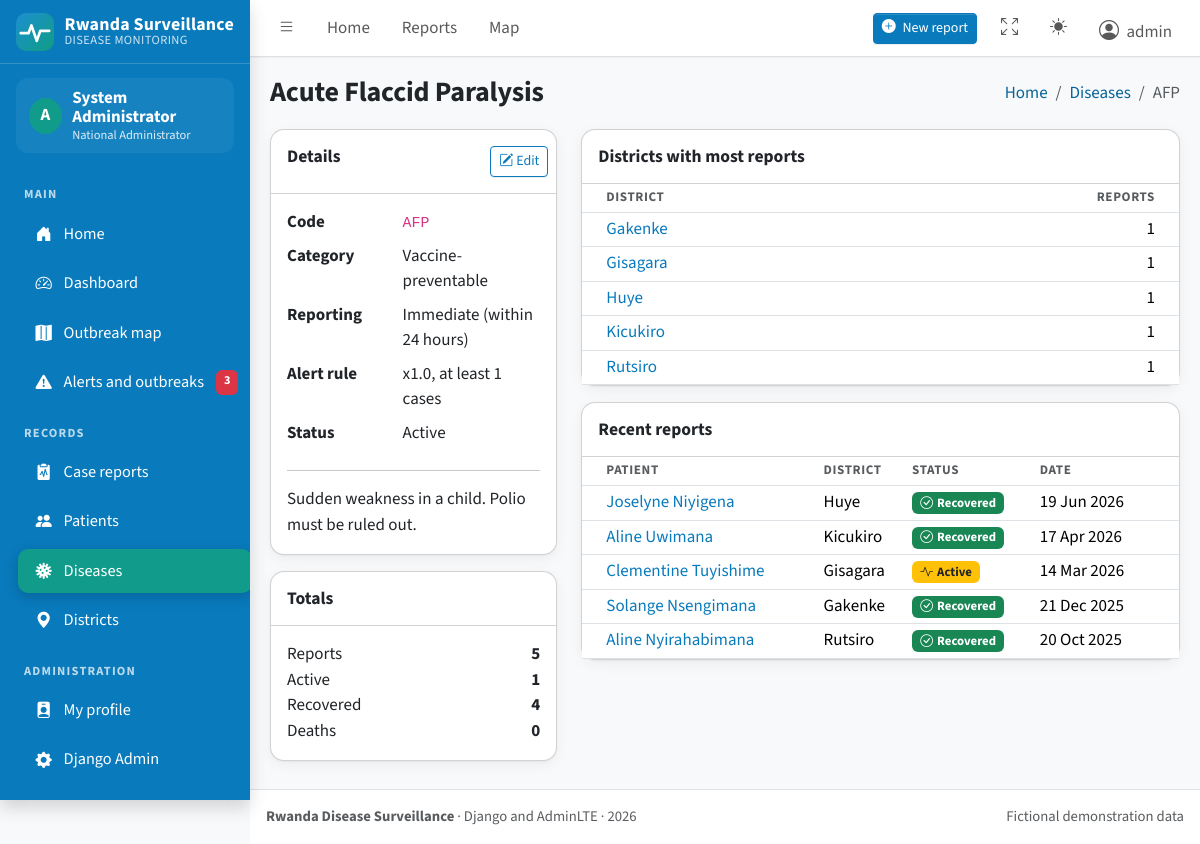
Page /diseases/11/ (signed in) on the committed database.
### surveillance/models.py (models this page shows, shortened)
class Disease(models.Model):
    class Category(models.TextChoices):
        VECTOR = "vector", "Vector-borne"
        ZOONOTIC = "zoonotic", "Zoonotic"
        RESPIRATORY = "respiratory", "Respiratory"
        WATER_FOOD = "water_food", "Water and food-borne"
        VACCINE = "vaccine", "Vaccine-preventable"
        HAEMORRHAGIC = "haemorrhagic", "Viral haemorrhagic"
        INJURY = "injury", "Injury and envenomation"
        OTHER = "other", "Other"
    class Reporting(models.TextChoices):
        IMMEDIATE = "immediate", "Immediate (within 24 hours)"
        WEEKLY = "weekly", "Weekly"
    name = models.CharField(max_length=100, unique=True)
    code = models.CharField(max_length=10, unique=True)
    category = models.CharField(max_length=20, choices=Category.choices, default=Category.OTHER)
    reporting = models.CharField(max_length=10, choices=Reporting.choices, default=Reporting.WEEKLY)
    description = models.TextField(blank=True)
    alert_multiplier = models.DecimalField(
        max_digits=4, decimal_places=1, default=2.0,
        help_text="An alert is raised when this week's cases reach this many times the usual weekly level.",
    )
    min_cases_for_alert = models.PositiveSmallIntegerField(
        default=5, help_text="Never raise an alert for fewer cases than this in one week."
    )
    is_active = models.BooleanField(default=True)
    class Meta:
        ordering = ["name"]

class CaseReport(models.Model):
    class CaseType(models.TextChoices):
        SUSPECTED = "suspected", "Suspected"
        CONFIRMED = "confirmed", "Confirmed"
    class Status(models.TextChoices):
        ACTIVE = "active", "Active"
        RECOVERED = "recovered", "Recovered"
        DECEASED = "deceased", "Deceased"
    patient = models.ForeignKey(Patient, on_delete=models.PROTECT, related_name="cases")
    disease = models.ForeignKey(Disease, on_delete=models.PROTECT, related_name="cases")
    district = models.ForeignKey("locations.District", on_delete=models.PROTECT, related_name="cases")
    case_type = models.CharField(max_length=10, choices=CaseType.choices, default=CaseType.SUSPECTED)
    status = models.CharField(max_length=10, choices=Status.choices, default=Status.ACTIVE)
    date_onset = models.DateField(help_text="Day the first symptoms started.")
    date_reported = models.DateField(default=timezone.localdate)
    reported_by = models.ForeignKey(
        settings.AUTH_USER_MODEL, on_delete=models.SET_NULL, null=True, blank=True, related_name="reports"
    )
    notes = models.TextField(blank=True)
    created_at = models.DateTimeField(auto_now_add=True)
    updated_at = models.DateTimeField(auto_now=True)
    class Meta:
        ordering = ["-date_reported", "-id"]
        indexes = [models.Index(fields=["disease", "district", "date_reported"])]

class Patient(models.Model):
    class Gender(models.TextChoices):
        MALE = "M", "Male"
        FEMALE = "F", "Female"
    patient_code = models.CharField(max_length=20, unique=True, editable=False)
    full_name = models.CharField(max_length=120)
    age = models.PositiveSmallIntegerField()
    gender = models.CharField(max_length=1, choices=Gender.choices)
    phone = models.CharField(max_length=15, blank=True)
    district = models.ForeignKey("locations.District", on_delete=models.PROTECT, related_name="patients")
    created_at = models.DateTimeField(auto_now_add=True)
    class Meta:
        ordering = ["-id"]

### locations/models.py (models this page shows, shortened)
class District(models.Model):
    province = models.ForeignKey(Province, on_delete=models.PROTECT, related_name="districts")
    name = models.CharField(max_length=80, unique=True)
    latitude = models.DecimalField(max_digits=9, decimal_places=6)
    longitude = models.DecimalField(max_digits=9, decimal_places=6)
    class Meta:
        ordering = ["name"]

### surveillance/views.py (the view)
# urls.py: path("diseases/<int:pk>/", views.DiseaseDetailView.as_view(), name="disease_detail"),
class DiseaseDetailView(RoleRequiredMixin, DetailView):
    model = Disease
    template_name = "surveillance/disease_detail.html"
    context_object_name = "disease"
    def get_context_data(self, **kwargs):
        ctx = super().get_context_data(**kwargs)
        reports = self.object.cases.all()
        ctx["numbers"] = analytics.summary_numbers(reports)
        ctx["by_district"] = reports.values("district__name", "district_id").annotate(n=Count("id")).order_by("-n")[:8]
        ctx["recent_reports"] = scope_by_district(reports.select_related("patient", "district"), self.request.user)[:8]
        ctx["alerts"] = [a for a in current_alerts() if a["disease"].id == self.object.id]
        return ctx

### templates/surveillance/disease_detail.html (shortened to what this page needs)
{% extends "base.html" %}
{% load ui_tags %}
{% block page_title %}{{ disease.name }}{% endblock %}
{% block breadcrumb %}<li class="breadcrumb-item"><a href="{% url 'disease_list' %}">Diseases</a></li><li class="breadcrumb-item active">{{ disease.code }}</li>{% endblock %}
{% block content %}
<div class="row">
  <div class="col-lg-4">
    <div class="card mb-3">
      <div class="card-header"><h3 class="card-title">Details</h3>
        {% if is_admin_role %}<div class="card-tools"><a href="{% url 'disease_edit' disease.pk %}" class="btn btn-sm btn-outline-primary"><i class="bi bi-pencil-square"></i> Edit</a></div>{% endif %}</div>
      <div class="card-body">
        <dl class="row mb-0">
          <dt class="col-5">Code</dt><dd class="col-7"><code>{{ disease.code }}</code></dd>
          <dt class="col-5">Category</dt><dd class="col-7">{{ disease.get_category_display }}</dd>
          <dt class="col-5">Reporting</dt><dd class="col-7">{{ disease.get_reporting_display }}</dd>
          <dt class="col-5">Alert rule</dt><dd class="col-7">x{{ disease.alert_multiplier }}, at least {{ disease.min_cases_for_alert }} cases</dd>
          <dt class="col-5">Status</dt><dd class="col-7">{% if disease.is_active %}Active{% else %}Inactive{% endif %}</dd>
        </dl>
        {% if disease.description %}<hr><p class="mb-0">{{ disease.description }}</p>{% endif %}
      </div>
    </div>
    <div class="card mb-3">
      <div class="card-header"><h3 class="card-title">Totals</h3></div>
      <div class="card-body">
        <div class="d-flex justify-content-between"><span>Reports</span><strong>{{ numbers.total }}</strong></div>
        <div class="d-flex justify-content-between"><span>Active</span><strong>{{ numbers.active }}</strong></div>
        <div class="d-flex justify-content-between"><span>Recovered</span><strong>{{ numbers.recovered }}</strong></div>
        <div class="d-flex justify-content-between"><span>Deaths</span><strong>{{ numbers.deceased }}</strong></div>
      </div>
    </div>
  </div>
  <div class="col-lg-8">
    <div class="card mb-3">
      <div class="card-header"><h3 class="card-title">Districts with most reports</h3></div>
      <div class="card-body p-0 table-responsive">
        <table class="table table-sm mb-0"><thead><tr><th>District</th><th class="text-end">Reports</th></tr></thead><tbody>
          {% for row in by_district %}<tr><td><a href="{% url 'district_detail' row.district_id %}" class="text-decoration-none">{{ row.district__name }}</a></td><td class="text-end">{{ row.n }}</td></tr>
          {% empty %}<tr><td colspan="2" class="text-center text-secondary py-3">No reports yet.</td></tr>{% endfor %}
        </tbody></table>
      </div>
    </div>
    <div class="card mb-3">
      <div class="card-header"><h3 class="card-title">Recent reports</h3></div>
      <div class="card-body p-0 table-responsive">
        <table class="table table-sm mb-0"><thead><tr><th>Patient</th><th>District</th><th>Status</th><th>Date</th></tr></thead><tbody>
          {% for r in recent_reports %}<tr><td><a href="{% url 'report_detail' r.pk %}" class="text-decoration-none">{{ r.patient.full_name }}</a></td><td>{{ r.district.name }}</td><td>{% status_badge r.status r.get_status_display %}</td><td>{{ r.date_reported|date:"d M Y" }}</td></tr>
          {% empty %}<tr><td colspan="4" class="text-center text-secondary py-3">No reports in your district.</td></tr>{% endfor %}
        </tbody></table>
      </div>
    </div>
  </div>
</div>
{% endblock %}

### templates/base.html (shortened to what this page needs)
{% load static ui_tags %}<!doctype html>
<html lang="en">
<head>
  <link rel="stylesheet" href="{% static 'vendor/fonts/fonts.css' %}">
  <link rel="stylesheet" href="{% static 'vendor/bootstrap-icons/bootstrap-icons.min.css' %}">
  <link rel="stylesheet" href="{% static 'vendor/adminlte/css/adminlte.min.css' %}">
  <link rel="stylesheet" href="{% static 'css/app.css' %}">
</head>
<body class="layout-fixed sidebar-expand-lg bg-body-tertiary">
<div class="app-wrapper">
  <nav class="app-header navbar navbar-expand bg-body">
    <div class="container-fluid">
      <ul class="navbar-nav">
        <li class="nav-item">
          <a class="nav-link" data-lte-toggle="sidebar" href="#" role="button" aria-label="Toggle sidebar"><i class="bi bi-list"></i></a>
        </li>
        <li class="nav-item d-none d-md-block"><a href="{% url 'home' %}" class="nav-link">Home</a></li>
        {% if role %}
        <li class="nav-item d-none d-md-block"><a href="{% url 'report_list' %}" class="nav-link">Reports</a></li>
        <li class="nav-item d-none d-md-block"><a href="{% url 'outbreak_map' %}" class="nav-link">Map</a></li>
        {% endif %}
      </ul>
      <ul class="navbar-nav ms-auto align-items-center">
        {% if can_add_data %}
        <li class="nav-item">
          <a class="btn btn-sm btn-primary me-2" href="{% url 'report_add' %}"><i class="bi bi-plus-circle-fill me-1"></i> New report</a>
        </li>
        {% endif %}
        <li class="nav-item">
          <a class="nav-link" href="#" data-lte-toggle="fullscreen" aria-label="Toggle fullscreen">
            <i data-lte-icon="maximize" class="bi bi-arrows-fullscreen"></i>
          </a>
        </li>
        <li class="nav-item dropdown">
          <a class="nav-link" href="#" id="bd-theme" aria-label="Toggle colour theme" data-bs-toggle="dropdown" aria-expanded="false">
            <i class="bi bi-sun-fill" data-lte-theme-icon="light"></i>
          </a>
        </li>
        {% if user.is_authenticated %}
        <li class="nav-item dropdown user-menu">
          <a href="#" class="nav-link dropdown-toggle" data-bs-toggle="dropdown">
            <i class="bi bi-person-circle fs-5 me-1"></i>
            <span class="d-none d-md-inline">{{ user.username }}</span>
          </a>
        </li>
        {% else %}
        <li class="nav-item"><a class="btn btn-sm btn-outline-primary" href="{% url 'login' %}">Sign in</a></li>
        {% endif %}
      </ul>
    </div>
  </nav>
  <aside class="app-sidebar shadow" data-bs-theme="dark">
    <div class="sidebar-brand">
      <a href="{% url 'home' %}" class="brand-link">
        <img src="{% static 'img/logo.svg' %}" alt="">
        <span class="brand-title">Rwanda Surveillance<span class="brand-sub">DISEASE MONITORING</span></span>
      </a>
    </div>
    {% if user.is_authenticated %}
    <div class="sidebar-user">
      <div class="avatar">{{ user.username|slice:":1"|upper }}</div>
      <div class="who"><strong>{{ user.get_full_name|default:user.username }}</strong><small>{{ role_label }}</small></div>
    </div>
    {% endif %}
    <div class="sidebar-wrapper">
      <nav class="mt-2" aria-label="Main navigation">
        <ul class="nav sidebar-menu flex-column" role="menu" id="navigation">
          <li class="nav-header">Main</li>
          <li class="nav-item"><a href="{% url 'home' %}" class="nav-link {% nav_active 'home' %}"><i class="nav-icon bi bi-house-door-fill"></i><p>Home</p></a></li>
          {% if role %}
          <li class="nav-item"><a href="{% url 'dashboard' %}" class="nav-link {% nav_active 'dashboard' %}"><i class="nav-icon bi bi-speedometer2"></i><p>Dashboard</p></a></li>
          <li class="nav-item"><a href="{% url 'outbreak_map' %}" class="nav-link {% nav_active 'outbreak_map' %}"><i class="nav-icon bi bi-map-fill"></i><p>Outbreak map</p></a></li>
          <li class="nav-item">
            <a href="{% url 'outbreak_list' %}" class="nav-link {% nav_active 'outbreak_list' 'outbreak_detail' 'outbreak_declare' %}">
              <i class="nav-icon bi bi-exclamation-triangle-fill"></i><p>Alerts and outbreaks</p>
              {% if alert_count %}<span class="badge text-bg-danger">{{ alert_count }}</span>{% endif %}
            </a>
          </li>
          <li class="nav-header">Records</li>
          <li class="nav-item"><a href="{% url 'report_list' %}" class="nav-link {% nav_active 'report_' %}"><i class="nav-icon bi bi-clipboard2-pulse-fill"></i><p>Case reports</p></a></li>
          <li class="nav-item"><a href="{% url 'patient_list' %}" class="nav-link {% nav_active 'patient_' %}"><i class="nav-icon bi bi-people-fill"></i><p>Patients</p></a></li>
          <li class="nav-item"><a href="{% url 'disease_list' %}" class="nav-link {% nav_active 'disease_' %}"><i class="nav-icon bi bi-virus"></i><p>Diseases</p></a></li>
          <li class="nav-item"><a href="{% url 'district_list' %}" class="nav-link {% nav_active 'district_' %}"><i class="nav-icon bi bi-geo-alt-fill"></i><p>Districts</p></a></li>
          <li class="nav-header">Administration</li>
          <li class="nav-item"><a href="{% url 'profile' %}" class="nav-link {% nav_active 'profile' %}"><i class="nav-icon bi bi-person-badge-fill"></i><p>My profile</p></a></li>
          {% if user.is_staff %}
          <li class="nav-item"><a href="{% url 'admin:index' %}" class="nav-link"><i class="nav-icon bi bi-gear-fill"></i><p>Django Admin</p></a></li>
          {% endif %}
          {% elif user.is_authenticated %}
          <li class="nav-header">Account</li>
          <li class="nav-item"><a href="{% url 'profile' %}" class="nav-link"><i class="nav-icon bi bi-person-badge-fill"></i><p>My profile</p></a></li>
          {% else %}
          <li class="nav-header">Account</li>
          <li class="nav-item"><a href="{% url 'login' %}" class="nav-link"><i class="nav-icon bi bi-box-arrow-in-right"></i><p>Sign in</p></a></li>
          {% endif %}
        </ul>
      </nav>
    </div>
  </aside>
  <main class="app-main">
    <div class="app-content-header">
      <div class="container-fluid">
        <div class="row align-items-center">
          <div class="col-md-7"><h1 class="mb-0 fs-3">{% block page_title %}Dashboard{% endblock %}</h1></div>
          <div class="col-md-5">
            <nav aria-label="breadcrumb">
              <ol class="breadcrumb float-md-end mb-0">
                <li class="breadcrumb-item"><a href="{% url 'home' %}">Home</a></li>
                {% block breadcrumb %}<li class="breadcrumb-item active" aria-current="page">Dashboard</li>{% endblock %}
              </ol>
            </nav>
          </div>
        </div>
      </div>
    </div>
    <div class="app-content">
      <div class="container-fluid">
        {% block content %}{% endblock %}
      </div>
    </div>
  </main>
  <footer class="app-footer">
    <div class="float-end d-none d-sm-inline">Fictional demonstration data</div>
    <strong>Rwanda Disease Surveillance</strong> &middot; Django and AdminLTE &middot; {% now "Y" %}
  </footer>
</div>
</body>
</html>

### rows in the picture
Disease: name "Acute Flaccid Paralysis", code "AFP", category "Vaccine-preventable", reporting "Immediate (within 24 hours)", alert_multiplier "1.0", min_cases_for_alert "1", description "Sudden weakness in a child. Polio must be ruled out."
District: district__name "Gakenke", n "1"
District: district__name "Gisagara", n "1"
District: district__name "Huye", n "1"
District: district__name "Kicukiro", n "1"
District: district__name "Rutsiro", n "1"
CaseReport: patient.full_name "Joselyne Niyigena", district.name "Huye", status "Recovered", date_reported "19 Jun 2026"
CaseReport: patient.full_name "Aline Uwimana", district.name "Kicukiro", status "Recovered", date_reported "17 Apr 2026"
CaseReport: patient.full_name "Clementine Tuyishime", district.name "Gisagara", status "Active", date_reported "14 Mar 2026"
CaseReport: patient.full_name "Solange Nsengimana", district.name "Gakenke", status "Recovered", date_reported "21 Dec 2025"
CaseReport: patient.full_name "Aline Nyirahabimana", district.name "Rutsiro", status "Recovered", date_reported "20 Oct 2025"

### other values in the picture
{{ user.username }} "admin"
{{ user.username|slice:":1"|upper }} "A"
{{ user.get_full_name|default:user.username }} "System Administrator"
{{ role_label }} "National Administrator"
{{ alert_count }} "3"
{{ numbers.total }} "5"
{{ numbers.active }} "1"
{{ numbers.recovered }} "4"
{{ numbers.deceased }} "0"
